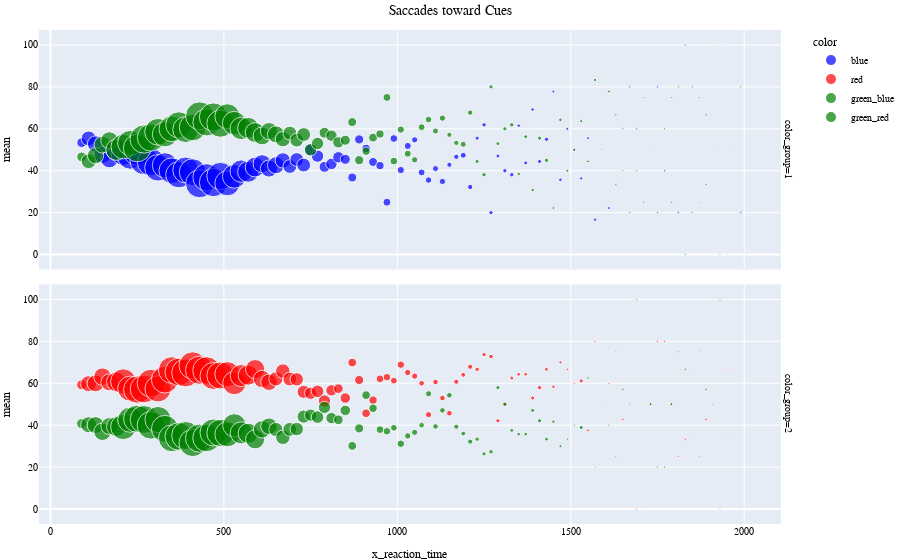

Source (notebook cell):
### Markdown cell above
# saccad_toward_distractor

### Code cell
saccad_df = events_df[events_df["color"] != "green"]
temp_df = saccad_df.groupby(["x_reaction_time", "color"])["saccad_toward_distractor"].agg(["count", "mean"]).reset_index()
temp_df["color_group"] = temp_df["color"].apply(lambda x: 1 if x=="blue" else 2)
rev_temp_df = temp_df.copy()
rev_temp_df["color"] = rev_temp_df["color"].apply(lambda x: "green_blue" if x=="blue" else "green_red" if x=="red" else x)
rev_temp_df["mean"] = rev_temp_df["mean"].apply(lambda x: 100 - x)
merged_df = pd.concat([temp_df, rev_temp_df])


# display(merged_df)
fig = px.scatter(merged_df, title= "Saccades toward Cues", 
     x="x_reaction_time", y="mean", 
     color="color", size = "count", 
     facet_row="color_group",
     color_discrete_map={
        "red": "red",
        "green_red": "green",
        "blue": "blue",
        "green_blue": "green"})
fig.update_layout(
    title_x=0.5,
    font= my_font,
    margin=dict(l=30, r=0, t=30, b=30)
                )
fig.show()
Saccades_toward_cues_bytes = fig.to_image(format="png", width=1900, height=352)

# pio.write_image(fig, 'sacc.png', width=1600, height=700)

# frames = []
# for s, fr in enumerate(fig.frames):
#     fig.update(data=fr.data)
#     fig.layout.sliders[0].update(active=s)
#     frames.append(PIL.Image.open(io.BytesIO(fig.to_image(scale=2, format="png"))))
    
# # create animated GIF
# frames[0].save(
#         "test.gif",
#         save_all=True,
#         append_images=frames[1:],
#         optimize=True,
#         duration=500,
#         loop=0,
#     )

### Figure 1 — Plotly figure (JSON) as saved in the notebook; plotly's stock layout.template omitted (floating-point values rounded to 4 significant figures)
{"data": [{"hovertemplate": "color=blue<br>color_group=1<br>x_reaction_time=%{x}<br>mean=%{y}<br>count=%{marker.size}<extra></extra>", "legendgroup": "blue", "marker": {"color": "blue", "size": [103, 240, 288, 307, 321, 488, 660, 693, 830, 871, 818, 768, 688, 717, 743, 731, 778, 855, 811, 870, 805, 682, 611, 545, 483, 424, 348, 319, 312, 256, 207, 205, 206, 166, 166, 129, 141, 140, 110, 87, 91, 75, 86, 73, 68, 65, 57, 54, 42, 51, 45, 39, 43, 28, 30, 38, 31, 18, 21, 20, 17, 20, 21, 13, 16, 13, 18, 20, 9, 14, 10, 10, 11, 9, 12, 4, 9, 6, 5, 5, 5, 4, 2, 5, 5, 4, 5, 5, 5, 4, 6, 2, 3, 1, 2, 5], "sizemode": "area", "sizeref": 2.178, "symbol": "circle"}, "mode": "markers", "name": "blue", "orientation": "v", "showlegend": true, "type": "scatter", "x": [90, 110, 130, 150, 170, 190, 210, 230, 250, 270, 290, 310, 330, 350, 370, 390, 410, 430, 450, 470, 490, 510, 530, 550, 570, 590, 610, 630, 650, 670, 690, 710, 730, 750, 770, 790, 810, 830, 850, 870, 890, 910, 930, 950, 970, 990, 1010, 1030, 1050, 1070, 1090, 1110, 1130, 1150, 1170, 1190, 1210, 1230, 1250, 1270, 1290, 1310, 1330, 1350, 1370, 1390, 1410, 1430, 1450, 1470, 1490, 1510, 1530, 1550, 1570, 1590, 1610, 1630, 1650, 1670, 1690, 1710, 1730, 1750, 1770, 1790, 1810, 1830, 1850, 1870, 1890, 1910, 1930, 1950, 1970, 1990], "xaxis": "x2", "y": [53.4, 55.42, 52.78, 47.56, 45.48, 50, 48.48, 46.75, 49.16, 44.89, 44.13, 41.41, 42.59, 40.03, 38.09, 40.36, 39.33, 33.8, 36.87, 34.37, 37.52, 34.02, 37.32, 39.82, 39.54, 41.75, 43.39, 41.07, 42.63, 44.92, 42.03, 45.37, 42.72, 50, 46.99, 41.86, 43.26, 46.43, 45.45, 36.78, 54.95, 50.67, 44.19, 42.47, 25, 55.38, 40.35, 51.85, 54.76, 39.22, 35.56, 41.03, 34.88, 42.86, 46.67, 47.37, 32.26, 55.56, 61.9, 20, 47.06, 40, 38.1, 61.54, 43.75, 69.23, 44.44, 55, 77.78, 35.71, 60, 50, 36.36, 55.56, 16.67, 50, 22.22, 66.67, 60, 80, 60, 25, 50, 80, 40, 25, 20, 100, 80, 75, 66.67, 50, 0, 100, 50, 20], "yaxis": "y2"}, {"hovertemplate": "color=red<br>color_group=2<br>x_reaction_time=%{x}<br>mean=%{y}<br>count=%{marker.size}<extra></extra>", "legendgroup": "red", "marker": {"color": "red", "size": [108, 276, 307, 331, 316, 422, 695, 686, 806, 840, 841, 745, 792, 780, 826, 859, 815, 870, 828, 791, 802, 684, 586, 531, 440, 397, 329, 296, 219, 228, 208, 194, 186, 163, 171, 163, 136, 101, 119, 83, 91, 81, 77, 66, 62, 49, 61, 43, 41, 35, 40, 33, 34, 35, 28, 25, 28, 21, 19, 22, 19, 20, 16, 14, 14, 17, 19, 15, 12, 10, 6, 5, 18, 8, 5, 4, 5, 4, 7, 4, 4, 1, 8, 5, 5, 8, 4, 6, 3, 4, 7, 4, 4, 3, 3, 1], "sizemode": "area", "sizeref": 2.178, "symbol": "circle"}, "mode": "markers", "name": "red", "orientation": "v", "showlegend": true, "type": "scatter", "x": [90, 110, 130, 150, 170, 190, 210, 230, 250, 270, 290, 310, 330, 350, 370, 390, 410, 430, 450, 470, 490, 510, 530, 550, 570, 590, 610, 630, 650, 670, 690, 710, 730, 750, 770, 790, 810, 830, 850, 870, 890, 910, 930, 950, 970, 990, 1010, 1030, 1050, 1070, 1090, 1110, 1130, 1150, 1170, 1190, 1210, 1230, 1250, 1270, 1290, 1310, 1330, 1350, 1370, 1390, 1410, 1430, 1450, 1470, 1490, 1510, 1530, 1550, 1570, 1590, 1610, 1630, 1650, 1670, 1690, 1710, 1730, 1750, 1770, 1790, 1810, 1830, 1850, 1870, 1890, 1910, 1930, 1950, 1970, 1990], "xaxis": "x", "y": [59.26, 59.78, 59.93, 63.14, 60.44, 60.66, 60.86, 57.43, 56.95, 57.26, 60.05, 57.32, 61.74, 66.28, 65.38, 64.96, 68.47, 66.21, 66.06, 63.46, 63.72, 64.33, 60.07, 63.65, 63.86, 66.75, 62.01, 60.47, 62.1, 65.79, 62.02, 61.86, 55.91, 55.21, 56.14, 51.53, 56.62, 57.43, 52.94, 69.88, 61.54, 45.68, 51.95, 62.12, 62.9, 61.22, 68.85, 65.12, 63.41, 60, 45, 60.61, 52.94, 45.71, 60.71, 64, 67.86, 66.67, 73.68, 72.73, 42.11, 50, 62.5, 64.29, 64.29, 52.94, 57.89, 66.67, 58.33, 70, 66.67, 60, 61.11, 37.5, 80, 50, 60, 25, 42.86, 50, 0, 100, 50, 80, 80, 50, 25, 33.33, 66.67, 25, 42.86, 50, 0, 66.67, 66.67, 100], "yaxis": "y"}, {"hovertemplate": "color=green_blue<br>color_group=1<br>x_reaction_time=%{x}<br>mean=%{y}<br>count=%{marker.size}<extra></extra>", "legendgroup": "green_blue", "marker": {"color": "green", "size": [103, 240, 288, 307, 321, 488, 660, 693, 830, 871, 818, 768, 688, 717, 743, 731, 778, 855, 811, 870, 805, 682, 611, 545, 483, 424, 348, 319, 312, 256, 207, 205, 206, 166, 166, 129, 141, 140, 110, 87, 91, 75, 86, 73, 68, 65, 57, 54, 42, 51, 45, 39, 43, 28, 30, 38, 31, 18, 21, 20, 17, 20, 21, 13, 16, 13, 18, 20, 9, 14, 10, 10, 11, 9, 12, 4, 9, 6, 5, 5, 5, 4, 2, 5, 5, 4, 5, 5, 5, 4, 6, 2, 3, 1, 2, 5], "sizemode": "area", "sizeref": 2.178, "symbol": "circle"}, "mode": "markers", "name": "green_blue", "orientation": "v", "showlegend": true, "type": "scatter", "x": [90, 110, 130, 150, 170, 190, 210, 230, 250, 270, 290, 310, 330, 350, 370, 390, 410, 430, 450, 470, 490, 510, 530, 550, 570, 590, 610, 630, 650, 670, 690, 710, 730, 750, 770, 790, 810, 830, 850, 870, 890, 910, 930, 950, 970, 990, 1010, 1030, 1050, 1070, 1090, 1110, 1130, 1150, 1170, 1190, 1210, 1230, 1250, 1270, 1290, 1310, 1330, 1350, 1370, 1390, 1410, 1430, 1450, 1470, 1490, 1510, 1530, 1550, 1570, 1590, 1610, 1630, 1650, 1670, 1690, 1710, 1730, 1750, 1770, 1790, 1810, 1830, 1850, 1870, 1890, 1910, 1930, 1950, 1970, 1990], "xaxis": "x2", "y": [46.6, 44.58, 47.22, 52.44, 54.52, 50, 51.52, 53.25, 50.84, 55.11, 55.87, 58.59, 57.41, 59.97, 61.91, 59.64, 60.67, 66.2, 63.13, 65.63, 62.48, 65.98, 62.68, 60.18, 60.46, 58.25, 56.61, 58.93, 57.37, 55.08, 57.97, 54.63, 57.28, 50, 53.01, 58.14, 56.74, 53.57, 54.55, 63.22, 45.05, 49.33, 55.81, 57.53, 75, 44.62, 59.65, 48.15, 45.24, 60.78, 64.44, 58.97, 65.12, 57.14, 53.33, 52.63, 67.74, 44.44, 38.1, 80, 52.94, 60, 61.9, 38.46, 56.25, 30.77, 55.56, 45, 22.22, 64.29, 40, 50, 63.64, 44.44, 83.33, 50, 77.78, 33.33, 40, 20, 40, 75, 50, 20, 60, 75, 80, 0, 20, 25, 33.33, 50, 100, 0, 50, 80], "yaxis": "y2"}, {"hovertemplate": "color=green_red<br>color_group=2<br>x_reaction_time=%{x}<br>mean=%{y}<br>count=%{marker.size}<extra></extra>", "legendgroup": "green_red", "marker": {"color": "green", "size": [108, 276, 307, 331, 316, 422, 695, 686, 806, 840, 841, 745, 792, 780, 826, 859, 815, 870, 828, 791, 802, 684, 586, 531, 440, 397, 329, 296, 219, 228, 208, 194, 186, 163, 171, 163, 136, 101, 119, 83, 91, 81, 77, 66, 62, 49, 61, 43, 41, 35, 40, 33, 34, 35, 28, 25, 28, 21, 19, 22, 19, 20, 16, 14, 14, 17, 19, 15, 12, 10, 6, 5, 18, 8, 5, 4, 5, 4, 7, 4, 4, 1, 8, 5, 5, 8, 4, 6, 3, 4, 7, 4, 4, 3, 3, 1], "sizemode": "area", "sizeref": 2.178, "symbol": "circle"}, "mode": "markers", "name": "green_red", "orientation": "v", "showlegend": true, "type": "scatter", "x": [90, 110, 130, 150, 170, 190, 210, 230, 250, 270, 290, 310, 330, 350, 370, 390, 410, 430, 450, 470, 490, 510, 530, 550, 570, 590, 610, 630, 650, 670, 690, 710, 730, 750, 770, 790, 810, 830, 850, 870, 890, 910, 930, 950, 970, 990, 1010, 1030, 1050, 1070, 1090, 1110, 1130, 1150, 1170, 1190, 1210, 1230, 1250, 1270, 1290, 1310, 1330, 1350, 1370, 1390, 1410, 1430, 1450, 1470, 1490, 1510, 1530, 1550, 1570, 1590, 1610, 1630, 1650, 1670, 1690, 1710, 1730, 1750, 1770, 1790, 1810, 1830, 1850, 1870, 1890, 1910, 1930, 1950, 1970, 1990], "xaxis": "x", "y": [40.74, 40.22, 40.07, 36.86, 39.56, 39.34, 39.14, 42.57, 43.05, 42.74, 39.95, 42.68, 38.26, 33.72, 34.62, 35.04, 31.53, 33.79, 33.94, 36.54, 36.28, 35.67, 39.93, 36.35, 36.14, 33.25, 37.99, 39.53, 37.9, 34.21, 37.98, 38.14, 44.09, 44.79, 43.86, 48.47, 43.38, 42.57, 47.06, 30.12, 38.46, 54.32, 48.05, 37.88, 37.1, 38.78, 31.15, 34.88, 36.59, 40, 55, 39.39, 47.06, 54.29, 39.29, 36, 32.14, 33.33, 26.32, 27.27, 57.89, 50, 37.5, 35.71, 35.71, 47.06, 42.11, 33.33, 41.67, 30, 33.33, 40, 38.89, 62.5, 20, 50, 40, 75, 57.14, 50, 100, 0, 50, 20, 20, 50, 75, 66.67, 33.33, 75, 57.14, 50, 100, 33.33, 33.33, 0], "yaxis": "y"}], "layout": {"annotations": [{"font": {}, "showarrow": false, "text": "color_group=2", "textangle": 90, "x": 0.98, "xanchor": "left", "xref": "paper", "y": 0.2425, "yanchor": "middle", "yref": "paper"}, {"font": {}, "showarrow": false, "text": "color_group=1", "textangle": 90, "x": 0.98, "xanchor": "left", "xref": "paper", "y": 0.7575, "yanchor": "middle", "yref": "paper"}], "autosize": true, "font": {"color": "black", "family": "Vazir", "size": 10}, "legend": {"itemsizing": "constant", "title": {"text": "color"}, "tracegroupgap": 0}, "margin": {"b": 30, "l": 30, "r": 0, "t": 30}, "title": {"text": "Saccades toward Cues", "x": 0.5}, "xaxis": {"anchor": "y", "autorange": true, "domain": [0, 0.98], "range": [-29.72, 2104.0], "title": {"text": "x_reaction_time"}, "type": "linear"}, "xaxis2": {"anchor": "y2", "autorange": true, "domain": [0, 0.98], "matches": "x", "range": [-29.72, 2104.0], "showticklabels": false, "type": "linear"}, "yaxis": {"anchor": "x", "autorange": true, "domain": [0, 0.485], "range": [-8.31, 108.3], "title": {"text": "mean"}, "type": "linear"}, "yaxis2": {"anchor": "x2", "autorange": true, "domain": [0.515, 1], "matches": "y", "range": [-8.31, 108.3], "title": {"text": "mean"}, "type": "linear"}}}
